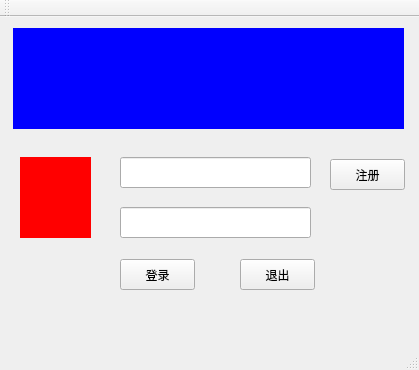
<?xml version="1.0" encoding="UTF-8"?>
<ui version="4.0">
 <class>Login</class>
 <widget class="QMainWindow" name="Login">
  <property name="geometry">
   <rect>
    <x>0</x>
    <y>0</y>
    <width>419</width>
    <height>370</height>
   </rect>
  </property>
  <property name="windowTitle">
   <string>Login</string>
  </property>
  <widget class="QWidget" name="centralWidget">
   <widget class="QLabel" name="label">
    <property name="geometry">
     <rect>
      <x>13</x>
      <y>11</y>
      <width>391</width>
      <height>101</height>
     </rect>
    </property>
    <property name="styleSheet">
     <string notr="true">background-color: rgb(0, 0, 255);</string>
    </property>
    <property name="text">
     <string/>
    </property>
   </widget>
   <widget class="QLabel" name="Img">
    <property name="geometry">
     <rect>
      <x>20</x>
      <y>140</y>
      <width>71</width>
      <height>81</height>
     </rect>
    </property>
    <property name="styleSheet">
     <string notr="true">background-color: rgb(255, 0, 0);</string>
    </property>
    <property name="text">
     <string/>
    </property>
   </widget>
   <widget class="QPushButton" name="btn_login">
    <property name="geometry">
     <rect>
      <x>120</x>
      <y>242</y>
      <width>75</width>
      <height>31</height>
     </rect>
    </property>
    <property name="text">
     <string>登录</string>
    </property>
   </widget>
   <widget class="QPushButton" name="btn_exit">
    <property name="geometry">
     <rect>
      <x>240</x>
      <y>242</y>
      <width>75</width>
      <height>31</height>
     </rect>
    </property>
    <property name="text">
     <string>退出</string>
    </property>
   </widget>
   <widget class="QLineEdit" name="Edit_user">
    <property name="geometry">
     <rect>
      <x>120</x>
      <y>140</y>
      <width>191</width>
      <height>31</height>
     </rect>
    </property>
   </widget>
   <widget class="QLineEdit" name="Edit_pswd">
    <property name="geometry">
     <rect>
      <x>120</x>
      <y>190</y>
      <width>191</width>
      <height>31</height>
     </rect>
    </property>
   </widget>
   <widget class="QPushButton" name="btn_regin">
    <property name="geometry">
     <rect>
      <x>330</x>
      <y>142</y>
      <width>75</width>
      <height>31</height>
     </rect>
    </property>
    <property name="text">
     <string>注册</string>
    </property>
   </widget>
  </widget>
  <widget class="QMenuBar" name="menuBar">
   <property name="geometry">
    <rect>
     <x>0</x>
     <y>0</y>
     <width>419</width>
     <height>23</height>
    </rect>
   </property>
  </widget>
  <widget class="QToolBar" name="mainToolBar">
   <attribute name="toolBarArea">
    <enum>TopToolBarArea</enum>
   </attribute>
   <attribute name="toolBarBreak">
    <bool>false</bool>
   </attribute>
  </widget>
  <widget class="QStatusBar" name="statusBar"/>
 </widget>
 <layoutdefault spacing="6" margin="11"/>
 <resources/>
 <connections/>
</ui>
